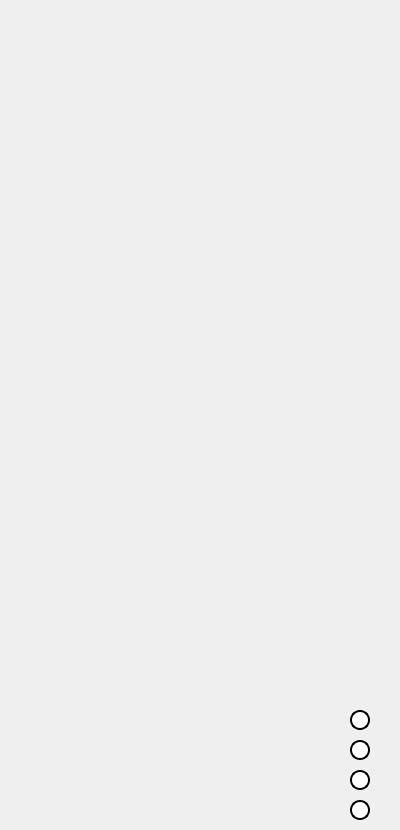
    <widget class="QWidget" name="page_17">
     <widget class="QLabel" name="label_17">
      <property name="geometry">
       <rect>
        <x>0</x>
        <y>0</y>
        <width>391</width>
        <height>821</height>
       </rect>
      </property>
      <property name="text">
       <string/>
      </property>
      <property name="pixmap">
       <pixmap resource="resources.qrc">:/images/images/Recent Order Sort1.png</pixmap>
      </property>
     </widget>
     <widget class="QPushButton" name="pushButton_59">
      <property name="geometry">
       <rect>
        <x>350</x>
        <y>710</y>
        <width>20</width>
        <height>20</height>
       </rect>
      </property>
      <property name="styleSheet">
       <string notr="true">QPushButton {
    background-color: white; 
    color: white;          
    border: 2px solid black;;
    border-radius: 10px;        
    min-width: 15px;         
    min-height: 15px;         
}
QPushButton:hover {
    background-color: #3498db;
}</string>
      </property>
      <property name="text">
       <string/>
      </property>
     </widget>
     <widget class="QPushButton" name="pushButton_60">
      <property name="geometry">
       <rect>
        <x>350</x>
        <y>740</y>
        <width>20</width>
        <height>20</height>
       </rect>
      </property>
      <property name="styleSheet">
       <string notr="true">QPushButton {
    background-color: white; 
    color: white;          
    border: 2px solid black;;
    border-radius: 10px;        
    min-width: 15px;         
    min-height: 15px;         
}
QPushButton:hover {
    background-color: #3498db;
}</string>
      </property>
      <property name="text">
       <string/>
      </property>
     </widget>
     <widget class="QPushButton" name="pushButton_61">
      <property name="geometry">
       <rect>
        <x>350</x>
        <y>770</y>
        <width>20</width>
        <height>20</height>
       </rect>
      </property>
      <property name="styleSheet">
       <string notr="true">QPushButton {
    background-color: white; 
    color: white;          
    border: 2px solid black;;
    border-radius: 10px;        
    min-width: 15px;         
    min-height: 15px;         
}
QPushButton:hover {
    background-color: #3498db;
}</string>
      </property>
      <property name="text">
       <string/>
      </property>
     </widget>
     <widget class="QPushButton" name="pushButton_62">
      <property name="geometry">
       <rect>
        <x>350</x>
        <y>800</y>
        <width>20</width>
        <height>20</height>
       </rect>
      </property>
      <property name="styleSheet">
       <string notr="true">QPushButton {
    background-color: white; 
    color: white;          
    border: 2px solid black;;
    border-radius: 10px;        
    min-width: 15px;         
    min-height: 15px;         
}
QPushButton:hover {
    background-color: #3498db;
}</string>
      </property>
      <property name="text">
       <string/>
      </property>
     </widget>
    </widget>
